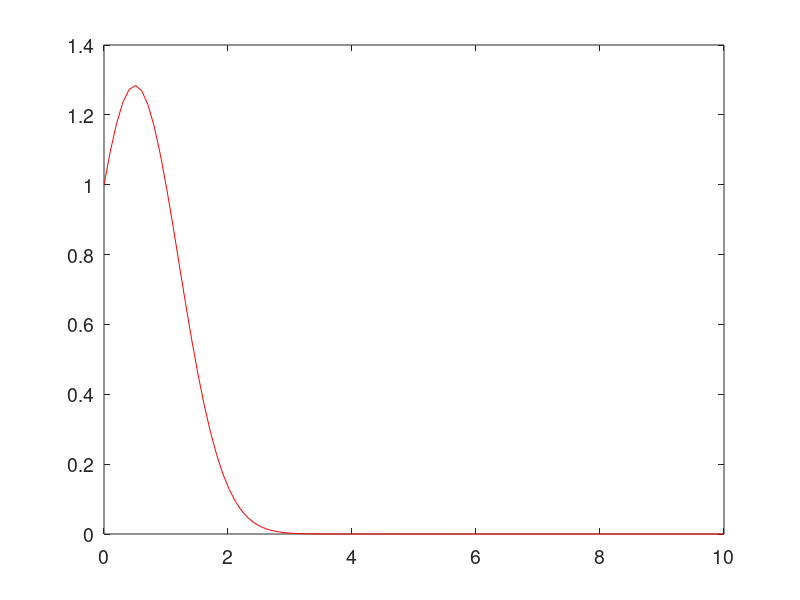

This figure's MATLAB source: (Note: this script raises an error after producing the figure.)
%% Worksheet 7B
% Jonathan Babu, Noah Brown, Carson Rigby
set(0,'defaultfigurecolor',[1 1 1]); 
set(0,'defaultAxesFontSize',14);
set(0,'defaultfigureposition',[0 0 700 350]);
format compact;
%% Example 1
figure(1)
%a)
t=linspace(0,10,100);
y=exp(t-(t.^2));
plot(t,y,'r-')
hold on

%b)
myFun= @(t,y) y-(2.*t.*y);
[t,y1]=euler(myFun,0,1,0.05,200);

%c)
[t,y2]=heun(myFun,0,1,0.05,200);

%d)
[t,y3]=rungeKutta(myFun,0,1,0.05,200);

%e)
t0=0:0.05:10;
plot(t0,y1,'b-')
hold on
plot(t0,y2,'mo')
hold on
plot(t0,y3,'g.')
legend('Exact','Euler Method','Heun Method','RungeKutta Method');
xlabel('time [s]');
ylabel('height [m]');


% The step size of 0.05 converges the best, while 0.5 is too large of a
% step and 0.01 has too many points
%% Example 2
figure(2)
%a) see below

%b)
w=10; %rad/s
acc=@(t,x,v) -(w^2).*x;
[t,x,v]=newtonianODE1D(acc,0,10,200,0.01,500);
plot(t,x,'r-')
hold on

g=980; %cm/s
ac1=@(t,y,v) -w^2.*y-g;
[t,y,v]=newtonianODE1D(ac1,0,10,200,0.01,500);
plot(t,y,'b-')

b=2; % s^-1
ac2=@(t,y,v) -w^2*y-g-b*v;
[t,y,v]=newtonianODE1D(ac2,0,10,200,0.01,500);
plot(t,y,'k-')
xlabel('time [s]');
ylabel('position [cm]');
legend('Horizontal Spring','Vertical Spring','Vertical Damped Spring');

%% Functions
function [t,x,v]=newtonianODE1D(a,t0,x0,v0,dt,N)

for n=1:N
    t(1)=t0;
    x(1)=x0;
    v(1)=v0;
    tE=t(n)+dt;
    vE=v(n)+(dt*(a(t(n),x(n),v(n))));
    xE=x(n)+(dt*v(n));
    t(n+1)=t(n)+dt;
    v(n+1)=v(n)+(dt*(a(t(n),x(n),v(n))+a(tE,xE,vE))/2);
    x(n+1)=x(n)+(dt*(v(n)+v(n+1))/2);
end
end


function [t,y]=rungeKutta(dydt,t0,y0,dt,N)
h=dt;
t(1)=t0;
y(1)=y0;
dydt=@(t,y) y-(2.*t.*y);

for n=1:N
    t(n+1)=t(n)+h;
    k1=dydt(t(n),y(n));
    k2=dydt(t(n)+h/2,y(n)+(h/2.*k1));
    k3=dydt(t(n)+h/2,y(n)+(h/2.*k2));
    k4=dydt(t(n)+h/2,y(n)+(h/2.*k3));
    y(n+1)=(y(n)+(h*((k1/6)+(k2/3)+(k3/3)+(k4/6))));
end
end


function [t,y]=heun(dydt,t0,y0,dt,N)
h=dt;
t(1)=t0;
y(1)=y0;

for n=1:N
    t(n+1)=t(n)+h;
    ye=y(n)+(h.*dydt(t(n),y(n)));
    y(n+1)=y(n)+h/2.*(dydt(t(n),y(n)))+h/2.*(dydt(t(n+1),ye));
end
end


function [t,y]=euler(dydt,t0,y0,dt,N)
h=dt;
t(1)=t0;
y(1)=y0;

for n=1:N
    t(n+1)=t(n)+h;
    y(n+1)=y(n)+(h.*dydt(t(n),y(n)));
end
end